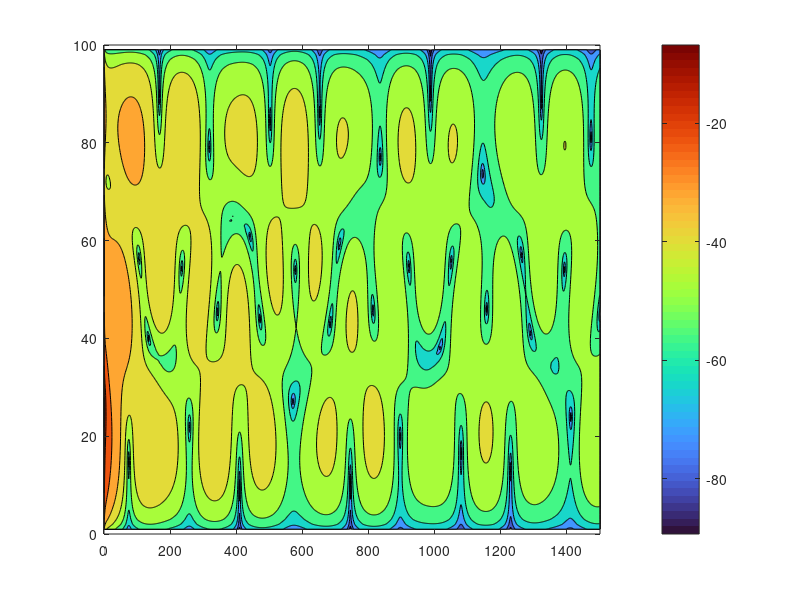

Here is the MATLAB script that generated this plot: (Note: this script raises an error after producing the figure.)
%% SIOC 202A
% Homework 7
% Problem 3
%%
% Author: Trenton Saunders
% Date: 03/11/2024

%%
close all;
clear all;
clc;

%% Define Variables
z_o = 25; % Source Depth [m]
f = 25; % Source Freq, Hz
h = 100; % water depth

c = 1500; % Sound Speed [m/s]

% Grid Resolution
dr = 1;
dz = 1;

%%
k = (2*pi()*f)/c;

r = 0:dr:1500;
z = 0:dz:h;

p_old = zeros(length(z),length(r));
p_new = zeros(length(z),length(r));
%%

figure

for n = 1:1000

    alpha_n = (n)*(pi()/h);
    krn = sqrt( (k^(2)) - (alpha_n^(2)) );
     
    p_new = p_old + ( ( sin(alpha_n*z_o) .* sin(alpha_n*z)' ) * ( ( exp(1i*krn*r) ./ sqrt(krn*r) ) ) );

    p_old = p_new;

    % p = ( ( ( 2*sqrt( 2*pi() ) ) * exp((1i*pi())/4) ) / h ) .* p_new;

    % db = 20*real(log10(p));

    % surf(r,z,db)  % Do I want just the real part?
    % pause(1);

    % clear p db
end

p_new = ( ( ( 2*sqrt( 2*pi() ) ) * exp((1i*pi())/4) ) / h ) .* p_new;
p_new(1,:) = 0;
p_new(end,:) = 0;
db = 20*log10(p_new);


figure
% contourf(r(2:end),z(2:end-1),real(db(2:end-1,2:end)))  % Do I want just the real part?
contourf(r,z,real(db))  % Do I want just the real part?

colorbar
colormap('turbo')
clim([-80,-20])
set(gca, 'YDir','reverse')